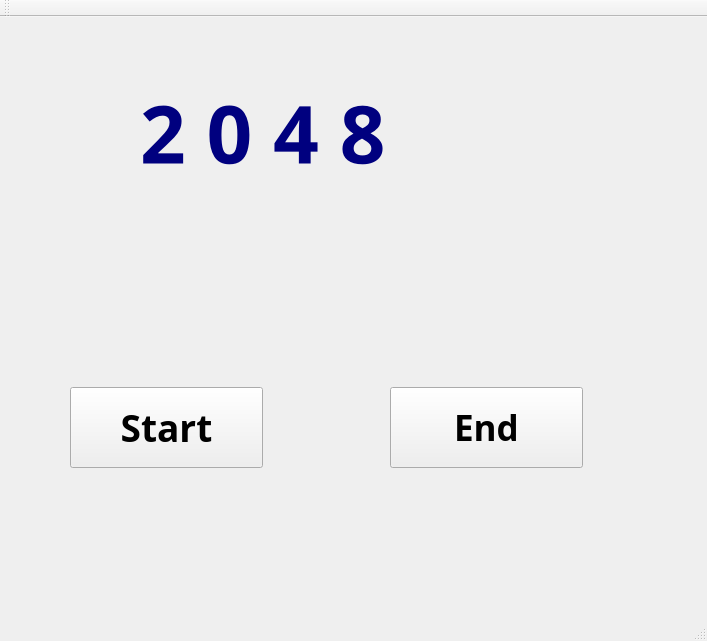
<?xml version="1.0" encoding="UTF-8"?>
<ui version="4.0">
 <class>MainWindow</class>
 <widget class="QMainWindow" name="MainWindow">
  <property name="geometry">
   <rect>
    <x>0</x>
    <y>0</y>
    <width>707</width>
    <height>641</height>
   </rect>
  </property>
  <property name="windowTitle">
   <string>MainWindow</string>
  </property>
  <widget class="QWidget" name="centralWidget">
   <widget class="QLabel" name="label">
    <property name="geometry">
     <rect>
      <x>140</x>
      <y>-10</y>
      <width>381</width>
      <height>251</height>
     </rect>
    </property>
    <property name="palette">
     <palette>
      <active>
       <colorrole role="WindowText">
        <brush brushstyle="SolidPattern">
         <color alpha="255">
          <red>0</red>
          <green>0</green>
          <blue>127</blue>
         </color>
        </brush>
       </colorrole>
      </active>
      <inactive>
       <colorrole role="WindowText">
        <brush brushstyle="SolidPattern">
         <color alpha="255">
          <red>0</red>
          <green>0</green>
          <blue>127</blue>
         </color>
        </brush>
       </colorrole>
      </inactive>
      <disabled>
       <colorrole role="WindowText">
        <brush brushstyle="SolidPattern">
         <color alpha="255">
          <red>120</red>
          <green>120</green>
          <blue>120</blue>
         </color>
        </brush>
       </colorrole>
      </disabled>
     </palette>
    </property>
    <property name="font">
     <font>
      <family>Copperplate Gothic Bold</family>
      <pointsize>60</pointsize>
      <weight>75</weight>
      <bold>true</bold>
     </font>
    </property>
    <property name="text">
     <string>2 0 4 8</string>
    </property>
   </widget>
   <widget class="QPushButton" name="pushButton_End">
    <property name="geometry">
     <rect>
      <x>390</x>
      <y>370</y>
      <width>193</width>
      <height>81</height>
     </rect>
    </property>
    <property name="font">
     <font>
      <family>Copperplate Gothic Bold</family>
      <pointsize>26</pointsize>
      <weight>75</weight>
      <bold>true</bold>
     </font>
    </property>
    <property name="focusPolicy">
     <enum>Qt::NoFocus</enum>
    </property>
    <property name="text">
     <string>End</string>
    </property>
   </widget>
   <widget class="QPushButton" name="pushButton_Start">
    <property name="geometry">
     <rect>
      <x>70</x>
      <y>370</y>
      <width>193</width>
      <height>81</height>
     </rect>
    </property>
    <property name="font">
     <font>
      <family>Copperplate Gothic Bold</family>
      <pointsize>28</pointsize>
      <weight>75</weight>
      <bold>true</bold>
     </font>
    </property>
    <property name="focusPolicy">
     <enum>Qt::NoFocus</enum>
    </property>
    <property name="text">
     <string>Start</string>
    </property>
   </widget>
  </widget>
  <widget class="QMenuBar" name="menuBar">
   <property name="geometry">
    <rect>
     <x>0</x>
     <y>0</y>
     <width>707</width>
     <height>25</height>
    </rect>
   </property>
  </widget>
  <widget class="QToolBar" name="mainToolBar">
   <attribute name="toolBarArea">
    <enum>TopToolBarArea</enum>
   </attribute>
   <attribute name="toolBarBreak">
    <bool>false</bool>
   </attribute>
  </widget>
  <widget class="QStatusBar" name="statusBar"/>
 </widget>
 <layoutdefault spacing="6" margin="11"/>
 <resources/>
 <connections>
  <connection>
   <sender>pushButton_End</sender>
   <signal>clicked()</signal>
   <receiver>MainWindow</receiver>
   <slot>close()</slot>
   <hints>
    <hint type="sourcelabel">
     <x>436</x>
     <y>437</y>
    </hint>
    <hint type="destinationlabel">
     <x>567</x>
     <y>370</y>
    </hint>
   </hints>
  </connection>
 </connections>
</ui>
